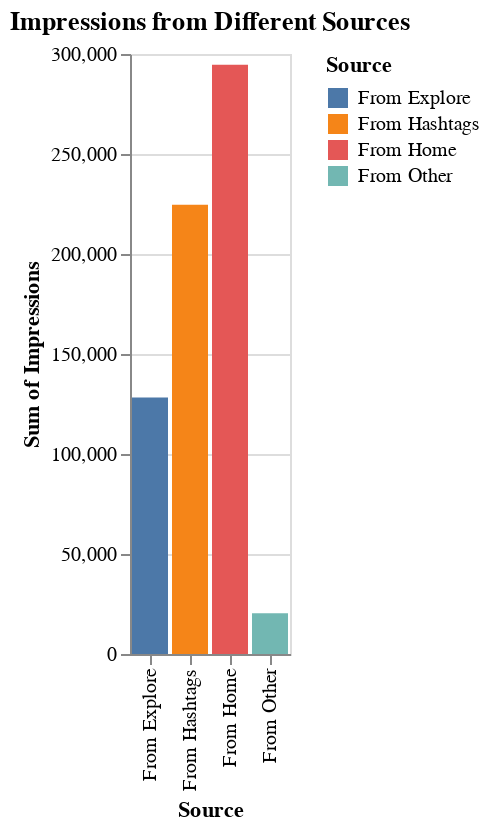

The notebook cell saved with this chart:
### Code cell
#2. Bar Chart for Impressions from Different Sources
bar_sources = alt.Chart(data).transform_fold(
    ['From Home', 'From Hashtags', 'From Explore', 'From Other'],
    as_=['Source', 'Impressions']
).mark_bar().encode(
    x='Source:N',
    y='sum(Impressions):Q',
    color='Source:N'
).properties(
    title='Impressions from Different Sources'
)

bar_sources
